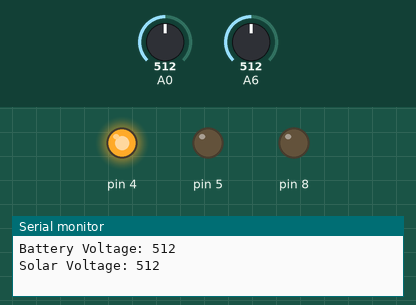
Simulated run of this program. Board: Arduino Nano, built with avr-gcc and run on an emulated ATmega328P. Shown: output pins drawn as LEDs (lit = HIGH), the last lines printed to the serial monitor. The inputs (shaded band) are chosen by the test bench; at power-on: A0 = 512, A6 = 512.

Above: at 0.3 s.
At 1.25 s:
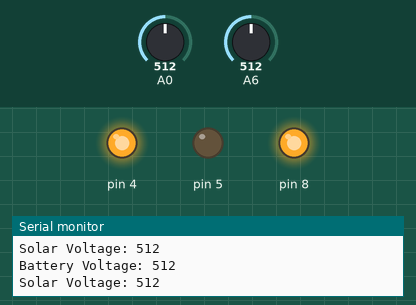
At 2.1 s:
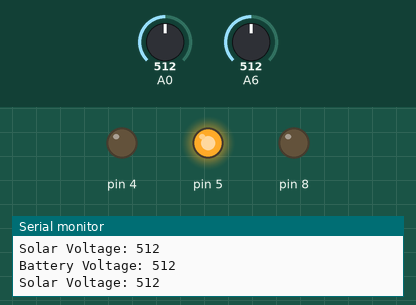
Timing chart, 0 to 3.0 s (numbered marks = the images above):
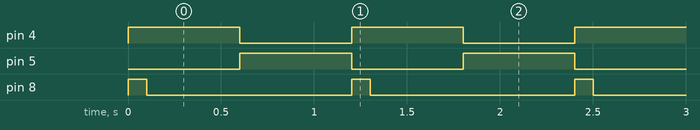

Measured:
- by itself, pin 4, pin 5: alternates HIGH for 0.60 s and LOW for 0.60 s
- by itself, pin 8: alternates HIGH for 0.10 s and LOW for 1.1 s
- by itself, everything shown: repeats every 1.2 s, in 3 steps

The program:

main.cpp
```cpp
#include <Arduino.h>

int BatVoltage = 0;
int SolarVoltage = 0;

void setup()
{
    Serial.begin(9600);
    pinMode(4, OUTPUT);
    pinMode(5, OUTPUT);
    pinMode(8, OUTPUT);
}

void loop()
{
    BatVoltage = analogRead(A0);
    SolarVoltage = analogRead(A6);
    Serial.print("Battery Voltage: ");
    Serial.println(BatVoltage);
    Serial.print("Solar Voltage: ");
    Serial.println(SolarVoltage);
    digitalWrite(8, HIGH);
    digitalWrite(4, HIGH);
    digitalWrite(5, LOW);
    delay(100);
    digitalWrite(8, LOW);
    delay(500);
    digitalWrite(4, LOW);
    digitalWrite(5, HIGH);
    delay(100);
    digitalWrite(8, LOW);
    delay(500);
}
```
